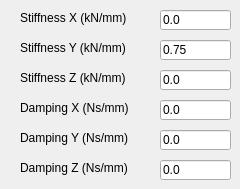
        <widget class="QWidget" name="tab_10">
         <attribute name="title">
          <string>Clamps</string>
         </attribute>
         <widget class="QLabel" name="label_9">
          <property name="geometry">
           <rect>
            <x>20</x>
            <y>10</y>
            <width>131</width>
            <height>16</height>
           </rect>
          </property>
          <property name="text">
           <string>Stiffness X (kN/mm)</string>
          </property>
         </widget>
         <widget class="QLineEdit" name="txt_stiffX">
          <property name="geometry">
           <rect>
            <x>160</x>
            <y>10</y>
            <width>71</width>
            <height>20</height>
           </rect>
          </property>
          <property name="toolTip">
           <string>Longitudinal clamp stiffness. This value is per clamp, not per element ! Each rail pad is compressed by two clamps, and each clamp is modelled with two edge elements.</string>
          </property>
          <property name="text">
           <string>0.0</string>
          </property>
         </widget>
         <widget class="QLabel" name="label_37">
          <property name="geometry">
           <rect>
            <x>20</x>
            <y>40</y>
            <width>141</width>
            <height>16</height>
           </rect>
          </property>
          <property name="text">
           <string>Stiffness Y (kN/mm)</string>
          </property>
         </widget>
         <widget class="QLineEdit" name="txt_stiffY">
          <property name="geometry">
           <rect>
            <x>160</x>
            <y>40</y>
            <width>71</width>
            <height>20</height>
           </rect>
          </property>
          <property name="toolTip">
           <string>Vertical clamp stiffness. This value is per clamp, not per element ! Each rail pad is compressed by two clamps, and each clamp is modelled with two edge elements.</string>
          </property>
          <property name="text">
           <string>0.75</string>
          </property>
         </widget>
         <widget class="QLabel" name="label_38">
          <property name="geometry">
           <rect>
            <x>20</x>
            <y>70</y>
            <width>131</width>
            <height>16</height>
           </rect>
          </property>
          <property name="text">
           <string>Stiffness Z (kN/mm)</string>
          </property>
         </widget>
         <widget class="QLineEdit" name="txt_stiffZ">
          <property name="geometry">
           <rect>
            <x>160</x>
            <y>70</y>
            <width>71</width>
            <height>20</height>
           </rect>
          </property>
          <property name="toolTip">
           <string>Lateral clamp stiffness. This value is per clamp, not per element ! Each rail pad is compressed by two clamps, and each clamp is modelled with two edge elements.</string>
          </property>
          <property name="text">
           <string>0.0</string>
          </property>
         </widget>
         <widget class="QLabel" name="label_39">
          <property name="geometry">
           <rect>
            <x>20</x>
            <y>160</y>
            <width>131</width>
            <height>16</height>
           </rect>
          </property>
          <property name="text">
           <string>Damping Z (Ns/mm)</string>
          </property>
         </widget>
         <widget class="QLabel" name="label_40">
          <property name="geometry">
           <rect>
            <x>20</x>
            <y>100</y>
            <width>131</width>
            <height>16</height>
           </rect>
          </property>
          <property name="text">
           <string>Damping X (Ns/mm)</string>
          </property>
         </widget>
         <widget class="QLabel" name="label_41">
          <property name="geometry">
           <rect>
            <x>20</x>
            <y>130</y>
            <width>131</width>
            <height>16</height>
           </rect>
          </property>
          <property name="text">
           <string>Damping Y (Ns/mm)</string>
          </property>
         </widget>
         <widget class="QLineEdit" name="txt_dampZ">
          <property name="geometry">
           <rect>
            <x>160</x>
            <y>160</y>
            <width>71</width>
            <height>20</height>
           </rect>
          </property>
          <property name="toolTip">
           <string>&lt;html&gt;&lt;head/&gt;&lt;body&gt;&lt;p&gt;Lateral clamp damping. This value is per clamp, not per element ! Each rail pad is compressed by two clamps, and each clamp is modelled with two edge elements.&lt;/p&gt;&lt;/body&gt;&lt;/html&gt;</string>
          </property>
          <property name="text">
           <string>0.0</string>
          </property>
         </widget>
         <widget class="QLineEdit" name="txt_dampX">
          <property name="geometry">
           <rect>
            <x>160</x>
            <y>100</y>
            <width>71</width>
            <height>20</height>
           </rect>
          </property>
          <property name="toolTip">
           <string>Longitudinal clamp damping. This value is per clamp, not per element ! Each rail pad is compressed by two clamps, and each clamp is modelled with two edge elements.</string>
          </property>
          <property name="text">
           <string>0.0</string>
          </property>
         </widget>
         <widget class="QLineEdit" name="txt_dampY">
          <property name="geometry">
           <rect>
            <x>160</x>
            <y>130</y>
            <width>71</width>
            <height>20</height>
           </rect>
          </property>
          <property name="toolTip">
           <string>Vertical clamp damping. This value is per clamp, not per element ! Each rail pad is compressed by two clamps, and each clamp is modelled with two edge elements.</string>
          </property>
          <property name="text">
           <string>0.0</string>
          </property>
         </widget>
        </widget>
